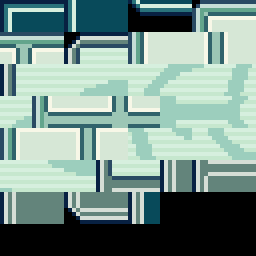
#> input picture graphics/starter_choose/menu_tiles.png, 64 x 64 px (shown 4 times larger)
$ python build_starter_tilemap.py
#> lines starting #> are read from the running program, lines starting #| are printed output that depends on the picture
"""Build graphics/starter_choose/menu.bin from menu_tiles.png using 9-slice frames."""
from pathlib import Path
from PIL import Image
import struct

ROOT = Path(__file__).resolve().parents[1]
SHEET = Image.open(ROOT / "graphics" / "starter_choose" / "menu_tiles.png")
#> SHEET is the input picture: PIL image 64x64 P; mean R, G, B 123.5, 149.8, 141.9
OUT_BIN = ROOT / "graphics" / "starter_choose" / "menu.bin"
PREVIEW = Path(
    r"C:\Users\rrk27\.cursor\projects\d-Games-Roms-PokemonRomHacking-decomps-pokeemerald-expansion\assets\matched_preview.png"
)

HFLIP = 1 << 10
VFLIP = 1 << 11
BLANK = 53

TW = SHEET.size[0] // 8
#> TW = 8
tiles_rgb = []
for i in range(TW * (SHEET.size[1] // 8)):
    x, y = (i % TW) * 8, (i // TW) * 8
    tiles_rgb.append(SHEET.crop((x, y, x + 8, y + 8)).convert("RGB"))
#> after the loop, tiles_rgb = 64 items

tm = [BLANK] * (32 * 32)


def put(x, y, tile):
    if 0 <= x < 32 and 0 <= y < 32:
        tm[y * 32 + x] = tile


def fill_row(y, x0, x1, tile):
#> called with y = 0, x0 = 0, x1 = 30, tile = 1
    for x in range(x0, x1):
        put(x, y, tile)


def stamp_box(x, y, w, h, tl, top, left, fill):
    """9-slice. Right/bottom/corners are H/V flips of left/top/tl."""
    for ty in range(h):
        for tx in range(w):
            if ty == 0 and tx == 0:
                t = tl
            elif ty == 0 and tx == w - 1:
                t = tl | HFLIP
            elif ty == h - 1 and tx == 0:
                t = tl | VFLIP
            elif ty == h - 1 and tx == w - 1:
                t = tl | HFLIP | VFLIP
            elif ty == 0:
                t = top
            elif ty == h - 1:
                t = top | VFLIP
            elif tx == 0:
                t = left
            elif tx == w - 1:
                t = left | HFLIP
            else:
                t = fill
            put(x + tx, y + ty, t)


# Header / footer are 2 tiles tall with a 1-tile gap, matching the TMC layout.
fill_row(0, 0, 30, 1)
put(0, 0, 0)
fill_row(1, 0, 30, 3)
put(0, 1, 2)

fill_row(18, 0, 30, 3)
put(0, 18, 2 | VFLIP)
fill_row(19, 0, 30, 1)
put(0, 19, 0 | VFLIP)

# 3x3 icon cells: 5x5 with shared 1-tile borders -> 13x13 at (2,3)
CELL = 5
GRID_X, GRID_Y = 2, 3
for row in range(3):
    for col in range(3):
        stamp_box(GRID_X + col * (CELL - 1), GRID_Y + row * (CELL - 1), CELL, CELL, 6, 7, 12, 13)

# Shared interior borders: vertical 31, horizontal 26, crosses 25.
for row in range(3):
    for col in (1, 2):
        bx = GRID_X + col * (CELL - 1)
        by = GRID_Y + row * (CELL - 1)
        for ty in range(1, CELL - 1):
            put(bx, by + ty, 31)
        put(bx, by, 25)
        put(bx, by + CELL - 1, 25 | VFLIP)
for col in range(3):
    for row in (1, 2):
        bx = GRID_X + col * (CELL - 1)
        by = GRID_Y + row * (CELL - 1)
        for tx in range(1, CELL - 1):
            put(bx + tx, by, 26)
        put(bx, by, 25)
        put(bx + CELL - 1, by, 25 | HFLIP)
# four inner crosses
for row in (1, 2):
    for col in (1, 2):
        put(GRID_X + col * (CELL - 1), GRID_Y + row * (CELL - 1), 27)

# Preview panel
PX, PY, PW, PH = 17, 3, 11, 14
stamp_box(PX, PY, PW, PH, 10, 11, 14, 17)

# Pokeball watermark, inset from the frame. Preview fill is already tile 17.
ball = [
    [20, 21, 22, 23, 21 | HFLIP],
    [36, 37, 38, 37 | HFLIP, 36 | HFLIP],
    [39, 40, 41, 40 | HFLIP, 39 | HFLIP],
    [38 | VFLIP, 42, 42, 42 | HFLIP, 38 | HFLIP | VFLIP],
]
for by, row in enumerate(ball):
    for bx, t in enumerate(row):
        put(PX + 3 + bx, PY + 2 + by, t)

# Name bar (2 rows) and type bar (2 rows) at the bottom of the preview.
fill_row(PY + PH - 4, PX + 1, PX + PW - 1, 49)
put(PX + 1, PY + PH - 4, 48)
put(PX + PW - 2, PY + PH - 4, 48 | HFLIP)
fill_row(PY + PH - 3, PX + 1, PX + PW - 1, 3)
put(PX + 1, PY + PH - 3, 2)
put(PX + PW - 2, PY + PH - 3, 2 | HFLIP)
fill_row(PY + PH - 2, PX + 1, PX + PW - 1, 51)
put(PX + 1, PY + PH - 2, 50)
put(PX + PW - 2, PY + PH - 2, 50 | HFLIP)

preview = Image.new("RGB", (256, 160))
#> preview: PIL image 256x160 RGB; every value is 0
for i, entry in enumerate(tm[: 32 * 20]):
    idx = entry & 0x3FF
    tile = tiles_rgb[idx]
    if entry & HFLIP:
        tile = tile.transpose(Image.FLIP_LEFT_RIGHT)
    if entry & VFLIP:
        tile = tile.transpose(Image.FLIP_TOP_BOTTOM)
    x, y = (i % 32) * 8, (i // 32) * 8
    if x < 240:
        preview.paste(tile, (x, y))
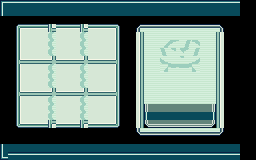
#> preview: PIL image 256x160 RGB; mean R, G, B 93.4, 118.9, 114.9
preview.save(PREVIEW)
OUT_BIN.write_bytes(struct.pack("<1024H", *tm))
print("wrote", OUT_BIN)
print("preview", PREVIEW)
